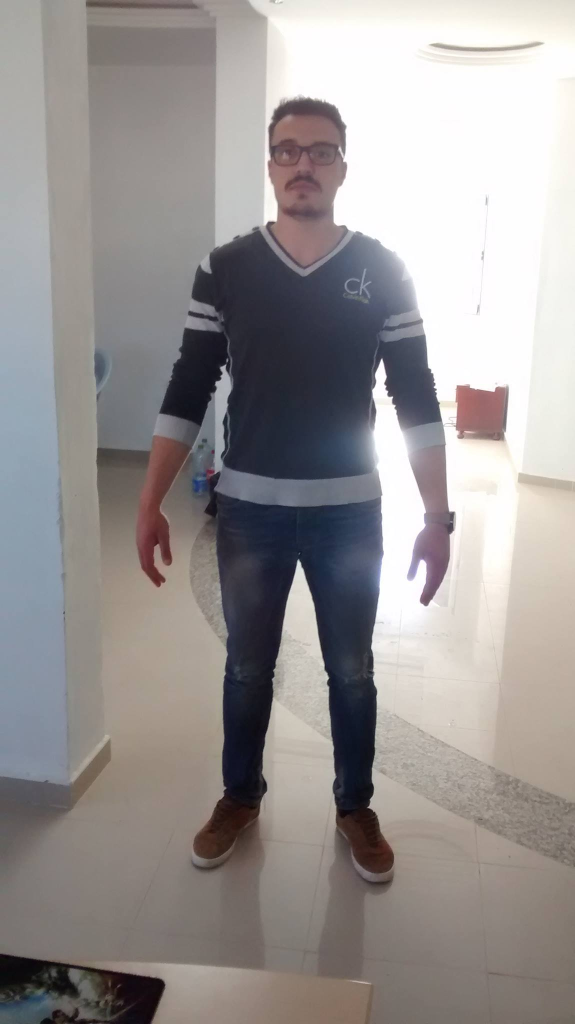
//> input picture img/image_conforme.jpg, 1150 x 2048 px (shown at 1/2 size)
$ ./edge ../img/image_conforme.jpg   (built with g++ and OpenCV 4)
//> lines starting //> are read from the running program, lines starting //| are printed output that depends on the picture
### src/main.h
#include <opencv2/highgui/highgui.hpp>
#include <iostream>
#include <vector>
#include <unordered_map>
#include <string>

using namespace cv;

void drawRectangle(Point p1, Point p2, Mat img);
double distanceBetweenTwoPoints(double x, double y, double a, double b);
cv::Rect bodyDetect(cv::Mat image);
cv::Mat cropBinary(Mat binaryMat);
void bodyParts (Mat img);

### src/edge.cpp
#include <stdio.h>
#include <iostream>
#include <vector>
#include <unordered_map>
#include <string>
#include <opencv2/opencv.hpp>
#include <opencv2/highgui/highgui.hpp>
#include <opencv2/core/utility.hpp>
#include "opencv2/core.hpp"
#include "opencv2/imgproc.hpp"
#include "opencv2/imgcodecs.hpp"

#include "main.h"


using namespace cv;
using namespace std;

Mat src, src_gray;
Mat dst, detected_edges;

int edgeThresh = 1;
int lowThreshold;
int const max_lowThreshold = 100;
int ratio = 3;
int kernel_size = 3;
const char* window_name = "Edge Map";

/**
 * @function CannyThreshold
 * @brief Trackbar callback - Canny thresholds input with a ratio 1:3
 */
void CannyThreshold(int, void*)
{
  /// Reduce noise with a kernel 3x3
  blur( src_gray, detected_edges, Size(3,3) );

  /// Canny detector
  Canny( detected_edges, detected_edges, lowThreshold, lowThreshold*ratio, kernel_size );

  /// Using Canny's output as a mask, we display our result
  dst = Scalar::all(0);

  src.copyTo( dst, detected_edges);
  imshow( window_name, dst );
 }


/** @function main */
int main( int argc, char** argv )
{
  /// Load an image
  src = imread( argv[1] );
//> src is the input picture: 2048 rows x 1150 cols, CV_8UC3; mean B, G, R 148.2, 149, 153.4

  if( !src.data )
  { return -1; }

  /// Create a matrix of the same type and size as src (for dst)
  dst.create( src.size(), src.type() );

  /// Convert the image to grayscale
  cvtColor( src, src_gray, COLOR_BGR2GRAY );
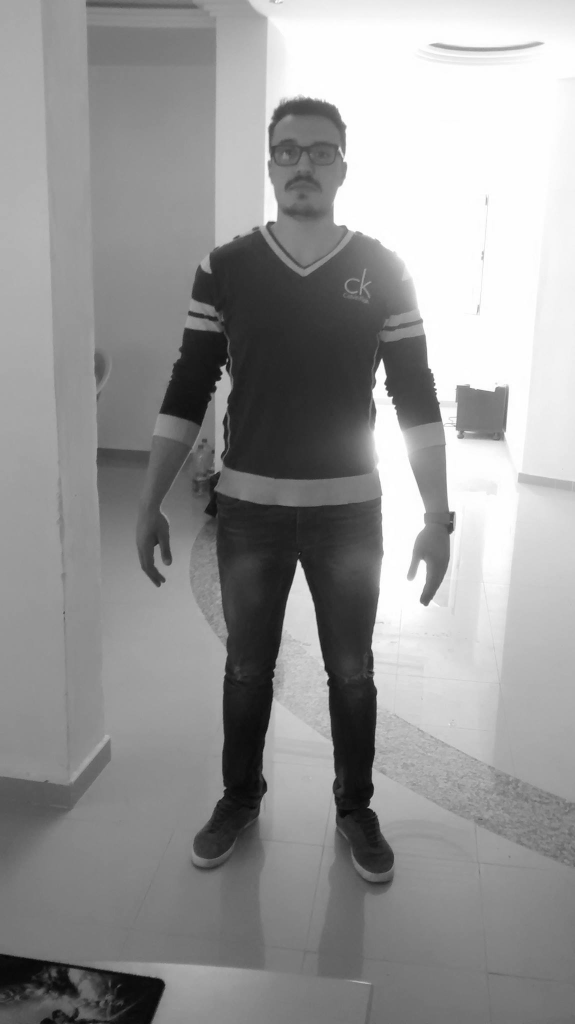
//> src_gray: 2048 rows x 1150 cols, CV_8UC1 (shown at 1/2 size); min 2, max 255, mean 150.2

  /// Create a window
  namedWindow( window_name, WINDOW_AUTOSIZE );

  /// Create a Trackbar for user to enter threshold
  createTrackbar( "Min Threshold:", window_name, &lowThreshold, max_lowThreshold, CannyThreshold );

  /// Show the image
  CannyThreshold(0, 0);
//> in CannyThreshold, `Canny( detected_edges, detected_edges, lowThreshold, lowThreshold*rati..`:
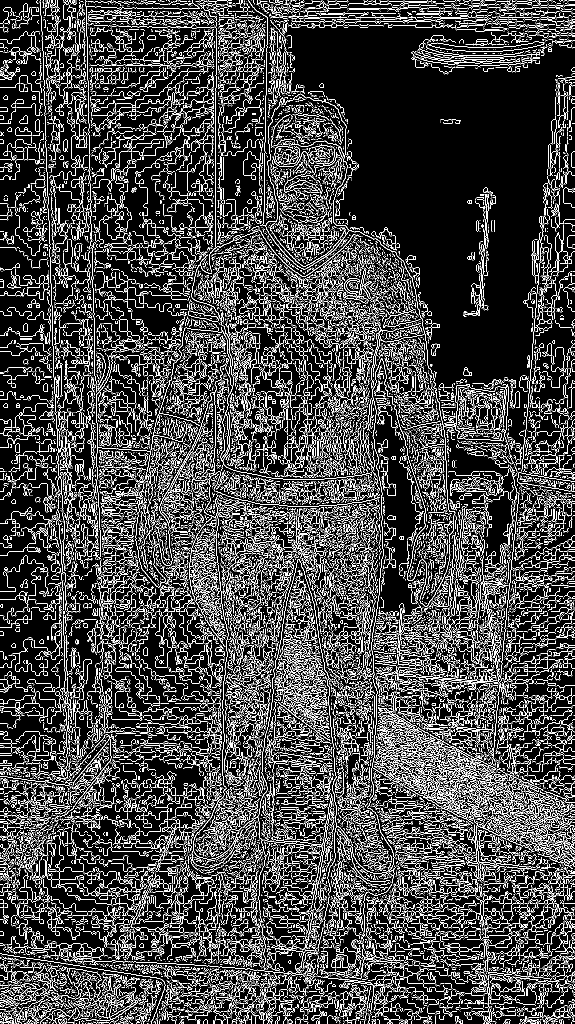
//> detected_edges: 2048 rows x 1150 cols, CV_8UC1 (shown at 1/2 size); 15.5% white in thin lines or dots
//> in CannyThreshold, `src.copyTo( dst, detected_edges);`:
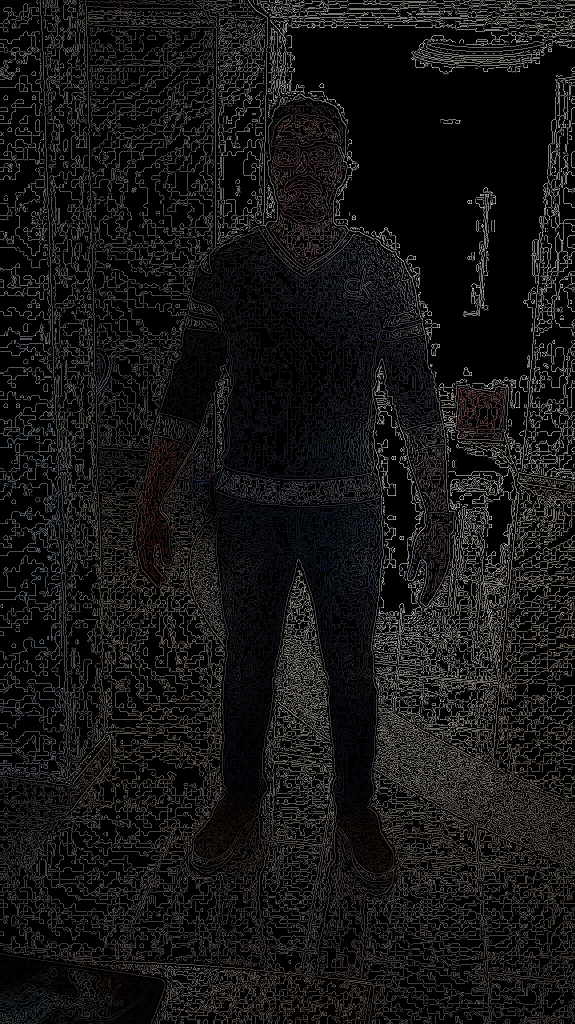
//> dst: 2048 rows x 1150 cols, CV_8UC3 (shown at 1/2 size); mean B, G, R 20.6, 20.8, 21.6

  /// Wait until user exit program by pressing a key
  waitKey(0);

  return 0;

}
